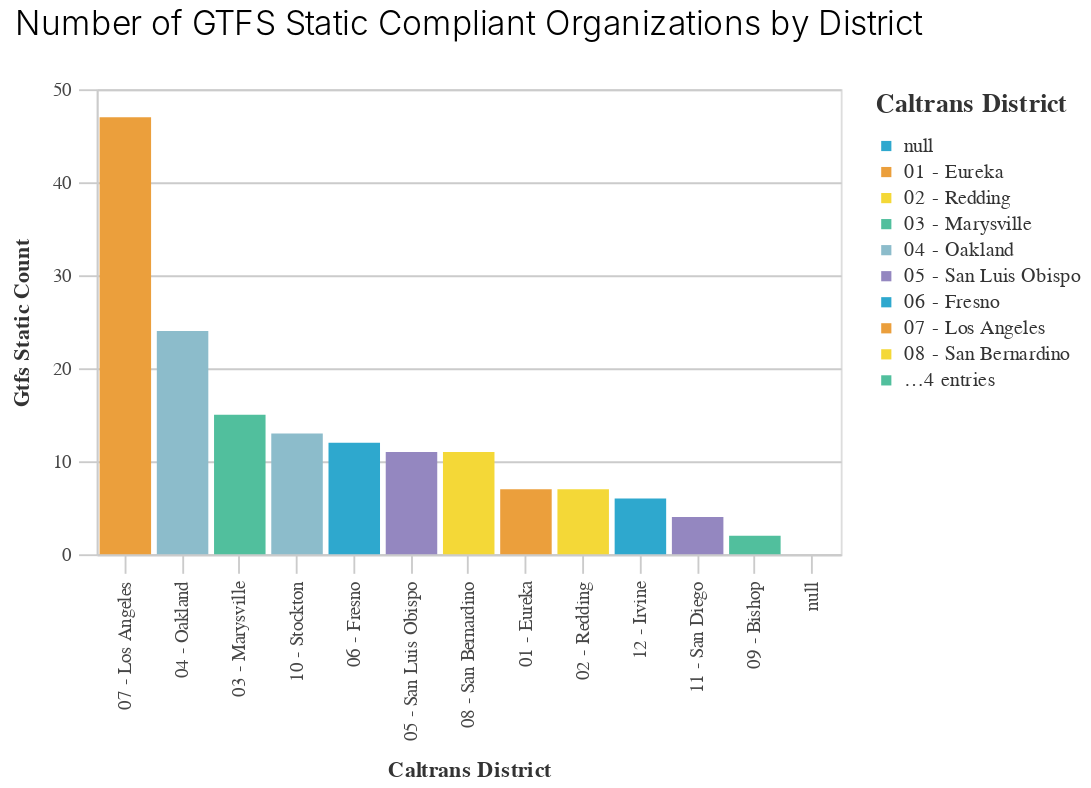

The notebook cell this image was saved under:
### Code cell
(_dla_utils.bar_chart_nosubset(pct_gtfs,
                               'caltrans_district',
                               'gtfs_static_count',
                               'caltrans_district',
                               chart_title='Number of GTFS Static Compliant Organizations by District'))

### Figure 1 — Vega-Lite specification as saved in the notebook (floating-point values rounded to 4 significant figures)
{"config": {"view": {"continuousWidth": 400, "continuousHeight": 300}, "axis": {"domainColor": "#cbcbcb", "grid": true, "gridColor": "#cbcbcb", "gridWidth": 1, "labelColor": "#474747", "labelFont": "Nunito Sans", "labelFontSize": 10, "labelPadding": 4, "tickColor": "#cbcbcb", "tickSize": 10, "titleColor": "#333", "titleFont": "Raleway", "titleFontSize": 12, "titlePadding": 10}, "axisBand": {"grid": false}, "background": "white", "font": "Raleway", "header": {"labelFont": "Nunito Sans", "titleFont": "Raleway"}, "legend": {"labelColor": "#333", "labelFont": "Nunito Sans", "labelFontSize": 11, "labelLimit": 0, "padding": 1, "symbolSize": 30, "symbolType": "square", "titleColor": "#333", "titleFont": "Raleway", "titleFontSize": 14, "titlePadding": 10}, "title": {"anchor": "middle", "font": "Raleway", "fontSize": 18, "fontWeight": 300, "offset": 20}}, "data": {"name": "data-c473bcca8c024e48e70ec284964d40be"}, "mark": "bar", "encoding": {"color": {"field": "caltrans_district", "legend": {"symbolLimit": 10, "title": "Caltrans District"}, "scale": {"range": ["#2EA8CE", "#EB9F3C", "#F4D837", "#51BF9D", "#8CBCCB", "#9487C0"]}, "type": "nominal"}, "x": {"field": "caltrans_district", "sort": "-y", "title": "Caltrans District", "type": "nominal"}, "y": {"field": "gtfs_static_count", "title": "Gtfs Static Count", "type": "quantitative"}}, "height": 250, "title": "Number of GTFS Static Compliant Organizations by District", "width": 400, "$schema": "https://vega.github.io/schema/vega-lite/v4.17.0.json", "datasets": {"data-c473bcca8c024e48e70ec284964d40be": [{"caltrans_district": null, "org_count": 1, "gtfs_static_count": 0, "gtfs_rt_count": 0, "percent_static": 0.0, "percent_rt": 0.0}, {"caltrans_district": "01 - Eureka", "org_count": 7, "gtfs_static_count": 7, "gtfs_rt_count": 5, "percent_static": 100.0, "percent_rt": 71.43}, {"caltrans_district": "02 - Redding", "org_count": 8, "gtfs_static_count": 7, "gtfs_rt_count": 2, "percent_static": 87.5, "percent_rt": 25.0}, {"caltrans_district": "03 - Marysville", "org_count": 18, "gtfs_static_count": 15, "gtfs_rt_count": 5, "percent_static": 83.33, "percent_rt": 27.78}, {"caltrans_district": "04 - Oakland", "org_count": 34, "gtfs_static_count": 24, "gtfs_rt_count": 14, "percent_static": 70.59, "percent_rt": 41.18}, {"caltrans_district": "05 - San Luis Obispo", "org_count": 13, "gtfs_static_count": 11, "gtfs_rt_count": 3, "percent_static": 84.62, "percent_rt": 23.08}, {"caltrans_district": "06 - Fresno", "org_count": 14, "gtfs_static_count": 12, "gtfs_rt_count": 4, "percent_static": 85.71, "percent_rt": 28.57}, {"caltrans_district": "07 - Los Angeles", "org_count": 55, "gtfs_static_count": 47, "gtfs_rt_count": 19, "percent_static": 85.45, "percent_rt": 34.55}, {"caltrans_district": "08 - San Bernardino", "org_count": 11, "gtfs_static_count": 11, "gtfs_rt_count": 5, "percent_static": 100.0, "percent_rt": 45.45}, {"caltrans_district": "09 - Bishop", "org_count": 2, "gtfs_static_count": 2, "gtfs_rt_count": 2, "percent_static": 100.0, "percent_rt": 100.0}, {"caltrans_district": "10 - Stockton", "org_count": 14, "gtfs_static_count": 13, "gtfs_rt_count": 4, "percent_static": 92.86, "percent_rt": 28.57}, {"caltrans_district": "11 - San Diego", "org_count": 6, "gtfs_static_count": 4, "gtfs_rt_count": 1, "percent_static": 66.67, "percent_rt": 16.67}, {"caltrans_district": "12 - Irvine", "org_count": 6, "gtfs_static_count": 6, "gtfs_rt_count": 2, "percent_static": 100.0, "percent_rt": 33.33}]}}
